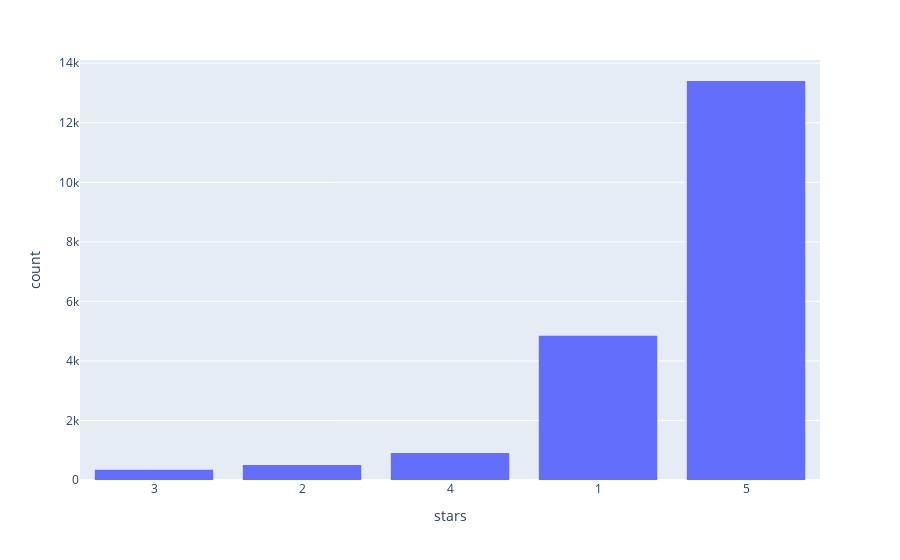

The code cell stored with this chart in its notebook:
### Code cell
px.histogram(df, x = df['stars']).update_xaxes(categoryorder = 'total ascending')

### Figure 1 — Plotly figure (JSON) as saved in the notebook; plotly's stock layout.template omitted (floating-point values rounded to 4 significant figures; data arrays with more than 128 entries replaced by an {"elided": "..."} marker saying what was removed)
{"data": [{"alignmentgroup": "True", "bingroup": "x", "hovertemplate": "stars=%{x}<br>count=%{y}<extra></extra>", "legendgroup": "", "marker": {"color": "#636efa"}, "name": "", "offsetgroup": "", "orientation": "v", "showlegend": false, "type": "histogram", "x": {"elided": "20000 str values"}, "xaxis": "x", "yaxis": "y"}], "layout": {"barmode": "relative", "legend": {"tracegroupgap": 0}, "margin": {"t": 60}, "xaxis": {"anchor": "y", "categoryorder": "total ascending", "domain": [0, 1], "title": {"text": "stars"}}, "yaxis": {"anchor": "x", "domain": [0, 1], "title": {"text": "count"}}}}
